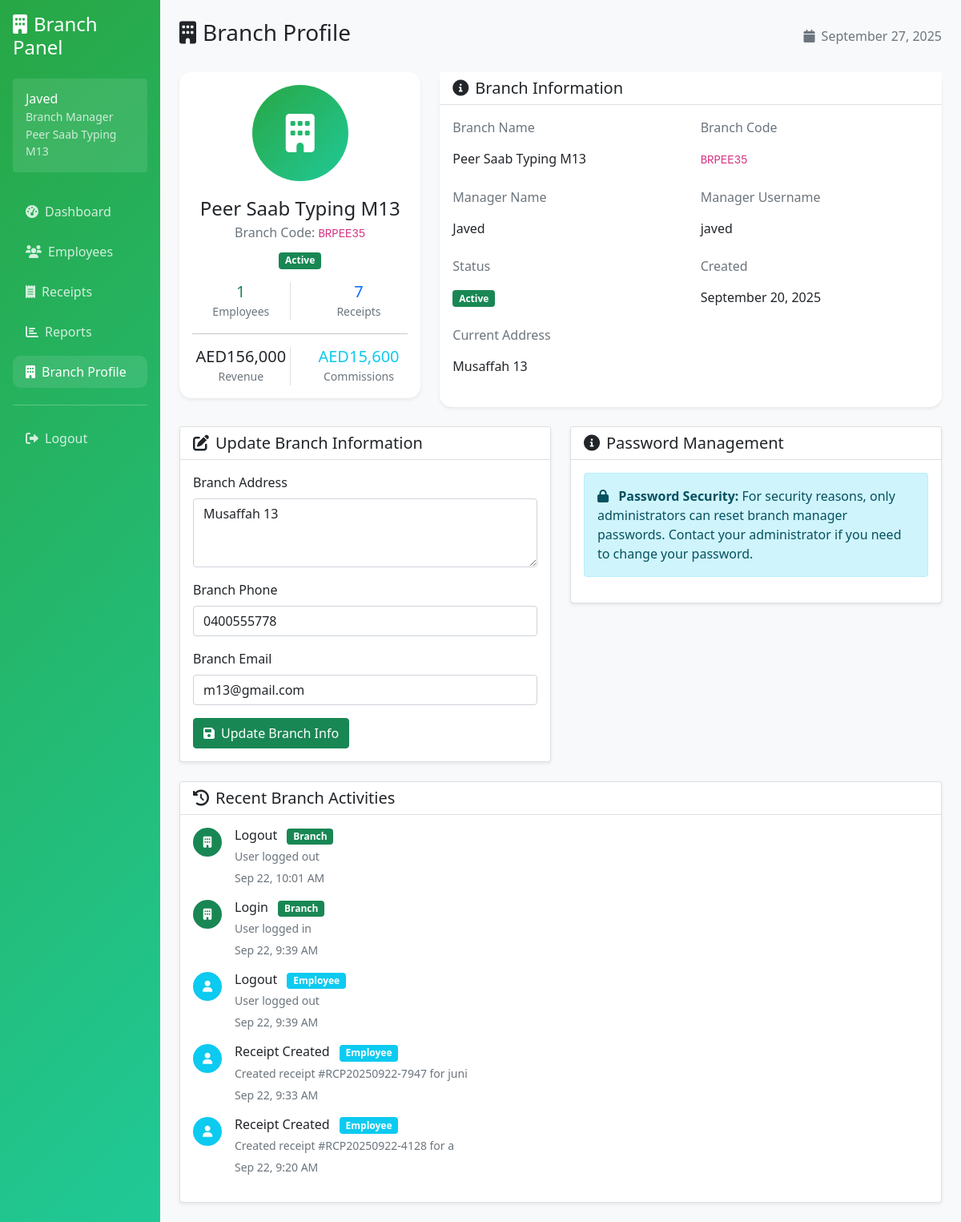
The app's page /branch/profile.php (signed in), older data.
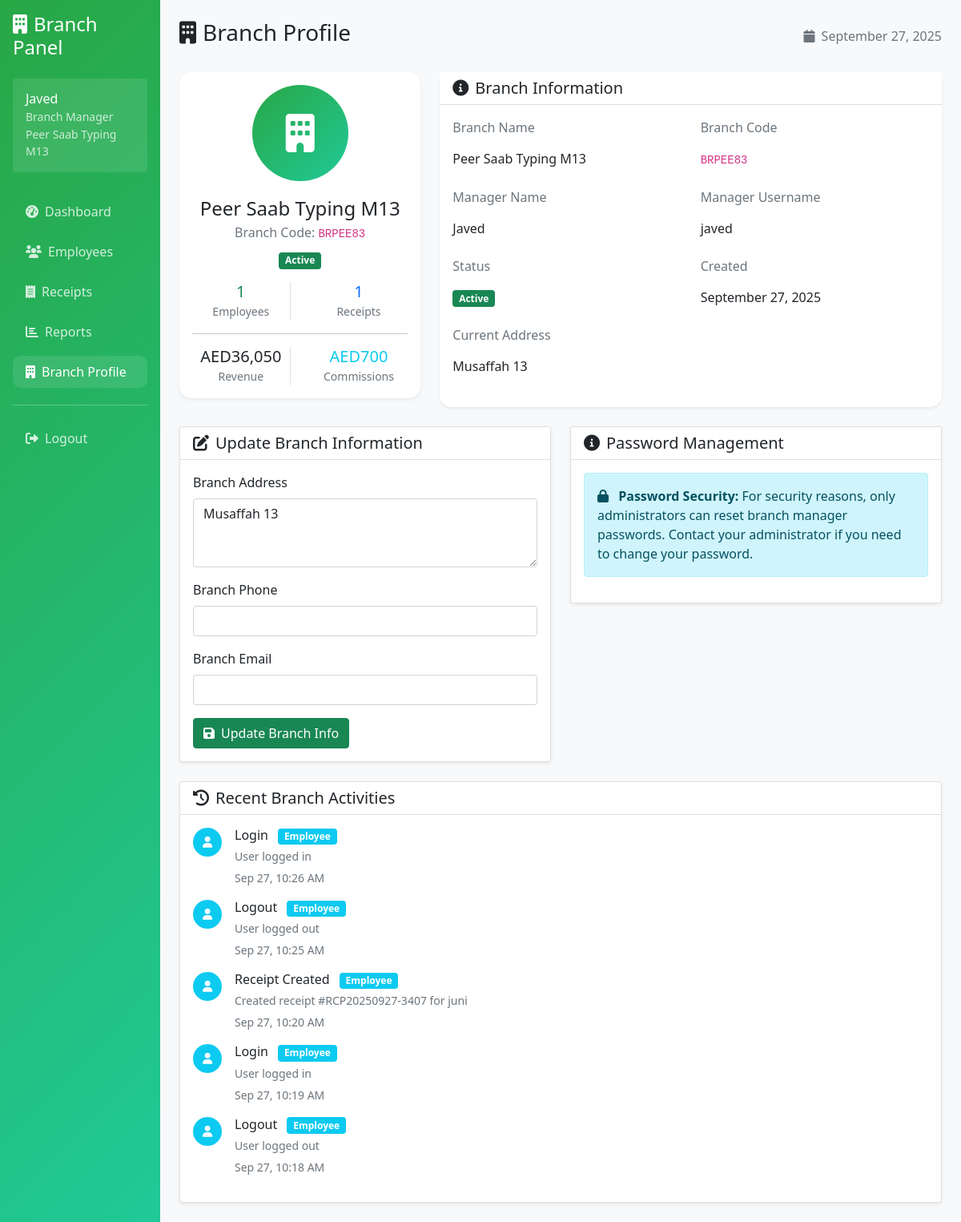
The same page, newer data.
### tables this page shows
CREATE TABLE branches (
            id INTEGER PRIMARY KEY AUTOINCREMENT,
            branch_name VARCHAR(100) NOT NULL,
            branch_code VARCHAR(20) UNIQUE NOT NULL,
            address TEXT,
            phone VARCHAR(20),
            email VARCHAR(100),
            manager_username VARCHAR(50) UNIQUE NOT NULL,
            manager_password VARCHAR(255) NOT NULL,
            manager_full_name VARCHAR(100) NOT NULL,
            status TEXT DEFAULT 'active' CHECK (status IN ('active', 'inactive')),
            created_at DATETIME DEFAULT CURRENT_TIMESTAMP
        );

CREATE TABLE settings (
            id INTEGER PRIMARY KEY AUTOINCREMENT,
            setting_key VARCHAR(100) UNIQUE NOT NULL,
            setting_value TEXT,
            updated_at DATETIME DEFAULT CURRENT_TIMESTAMP
        );

CREATE TABLE activity_logs (
            id INTEGER PRIMARY KEY AUTOINCREMENT,
            user_type TEXT NOT NULL CHECK (user_type IN ('admin', 'branch', 'employee')),
            user_id INTEGER NOT NULL,
            action VARCHAR(100) NOT NULL,
            description TEXT,
            ip_address VARCHAR(45),
            created_at DATETIME DEFAULT CURRENT_TIMESTAMP
        );

### config/database.php (called while the page is built, shortened)
<?php
class Database {
    private $connection;
    public function __construct() {
        $this->db_path = __DIR__ . '/../data/typing_center.db';
        $dir = dirname($this->db_path);
        $this->connection = new PDO("sqlite:" . $this->db_path);
        $this->connection->setAttribute(PDO::ATTR_ERRMODE, PDO::ERRMODE_EXCEPTION);
        $this->connection->exec("PRAGMA foreign_keys = ON");
        $this->createTables();
    }
    public function getConnection() {
        return $this->connection;
    }
    private function createTables() {
        $this->connection->exec($sql);
        $stmt = $this->connection->prepare("SELECT COUNT(*) FROM admin");
        $stmt->execute();
    }
}
?>

### includes/auth.php (called while the page is built, shortened)
<?php
class Auth {
    public function getUserInfo() {
        return [
            'id' => $_SESSION['user_id'] ?? null,
            'type' => $_SESSION['user_type'] ?? null,
            'username' => $_SESSION['username'] ?? null,
            'full_name' => $_SESSION['full_name'] ?? null,
            'branch_id' => $_SESSION['branch_id'] ?? null,
            'branch_name' => $_SESSION['branch_name'] ?? null
        ];
    }
}
?>

### branch/profile.php (the view, shortened to what the changed rows need)
<?php
require_once '../config/database.php';
require_once '../includes/auth.php';
$database = new Database();
$auth = new Auth($database);
$auth->requireRole(['branch']);
$user_info = $auth->getUserInfo();
$db = $database->getConnection();
$stmt = $db->prepare("SELECT * FROM branches WHERE id = ?");
$stmt->execute([$user_info['id']]);
$branch_info = $stmt->fetch(PDO::FETCH_ASSOC);
$stmt = $db->query("SELECT setting_value FROM settings WHERE setting_key = 'currency' LIMIT 1");
$currency_result = $stmt->fetch(PDO::FETCH_ASSOC);
$currency = $currency_result ? $currency_result['setting_value'] : 'USD';
$stmt = $db->prepare("SELECT
    COUNT(DISTINCT e.id) as total_employees,
    COUNT(DISTINCT r.id) as total_receipts,
    COALESCE(SUM(r.total_amount), 0) as total_revenue,
    COALESCE(SUM(r.total_commission), 0) as total_commission
    FROM branches b
    LEFT JOIN employees e ON b.id = e.branch_id AND e.status = 'active'
    LEFT JOIN receipts r ON b.id = r.branch_id
    WHERE b.id = ?");
$stmt->execute([$user_info['id']]);
$stats = $stmt->fetch(PDO::FETCH_ASSOC);
$stmt = $db->prepare("SELECT al.*, e.full_name as user_name
    FROM activity_logs al
    LEFT JOIN employees e ON al.user_type = 'employee' AND al.user_id = e.id
    WHERE (al.user_type = 'branch' AND al.user_id = ?) OR
          (al.user_type = 'employee' AND al.user_id IN (SELECT id FROM employees WHERE branch_id = ?))
    ORDER BY al.created_at DESC LIMIT 5");
$stmt->execute([$user_info['id'], $user_info['id']]);
$recent_activities = $stmt->fetchAll(PDO::FETCH_ASSOC);
?>
<!DOCTYPE html>
<html lang="en">
<head>
    <link href="https://cdn.jsdelivr.net/npm/bootstrap@5.1.3/dist/css/bootstrap.min.css" rel="stylesheet">
    <link href="https://cdnjs.cloudflare.com/ajax/libs/font-awesome/6.0.0/css/all.min.css" rel="stylesheet">
</head>
<body>
    <div class="container-fluid">
        <div class="row">
            <div class="col-md-3 col-lg-2 sidebar p-3">
                <div class="user-info bg-white bg-opacity-10 rounded p-3 mb-4">
                    <div>
                        <h6 class="mb-0"><?= htmlspecialchars($user_info['full_name']) ?></h6>
                        <small class="opacity-75">Branch Manager</small>
                        <div class="small opacity-75"><?= htmlspecialchars($branch_info['branch_name']) ?></div>
                    </div>
                </div>
            </div>
            <div class="col-md-9 col-lg-10 p-4">
                <div class="d-flex justify-content-between align-items-center mb-4">
                    <h1 class="h3"><i class="fas fa-building me-2"></i>Branch Profile</h1>
                </div>
                <div class="row">
                    <div class="col-lg-4 mb-4">
                        <div class="card info-card shadow-sm">
                            <div class="card-body text-center">
                                <div class="profile-avatar">
                                    <i class="fas fa-building"></i>
                                </div>
                                <h4 class="mb-1"><?= htmlspecialchars($branch_info['branch_name']) ?></h4>
                                <p class="text-muted mb-2">Branch Code: <code><?= htmlspecialchars($branch_info['branch_code']) ?></code></p>
                                <p class="text-muted mb-3">
                                    <span class="badge bg-<?= $branch_info['status'] === 'active' ? 'success' : 'danger' ?>">
                                        <?= ucfirst($branch_info['status']) ?>
                                    </span>
                                </p>
                                <div class="row text-center">
                                    <div class="col-6">
                                    </div>
                                    <div class="col-6">
                                        <h5 class="mb-0 text-primary"><?= $stats['total_receipts'] ?></h5>
                                        <small class="text-muted">Receipts</small>
                                    </div>
                                </div>
                                <hr>
                                <div class="row text-center">
                                    <div class="col-6">
                                        <div class="border-end">
                                            <h5 class="mb-0"><?= $currency ?><?= number_format($stats['total_revenue'], 0) ?></h5>
                                            <small class="text-muted">Revenue</small>
                                        </div>
                                    </div>
                                    <div class="col-6">
                                        <h5 class="mb-0 text-info"><?= $currency ?><?= number_format($stats['total_commission'], 0) ?></h5>
                                        <small class="text-muted">Commissions</small>
                                    </div>
                                </div>
                            </div>
                        </div>
                    </div>
                    <div class="col-lg-8 mb-4">
                        <div class="card info-card shadow-sm">
                            <div class="card-body">
                                <div class="row">
                                    <div class="col-md-6 mb-3">
                                        <label class="form-label text-muted">Branch Name</label>
                                        <div class="form-control-plaintext"><?= htmlspecialchars($branch_info['branch_name']) ?></div>
                                    </div>
                                    <div class="col-md-6 mb-3">
                                        <div class="form-control-plaintext"><code><?= htmlspecialchars($branch_info['branch_code']) ?></code></div>
                                    </div>
                                    <div class="col-md-6 mb-3">
                                        <label class="form-label text-muted">Manager Name</label>
                                        <div class="form-control-plaintext"><?= htmlspecialchars($branch_info['manager_full_name']) ?></div>
                                    </div>
                                    <div class="col-md-6 mb-3">
                                        <label class="form-label text-muted">Manager Username</label>
                                        <div class="form-control-plaintext"><?= htmlspecialchars($branch_info['manager_username']) ?></div>
                                    </div>
                                    <div class="col-md-6 mb-3">
                                        <div class="form-control-plaintext">
                                            <span class="badge bg-<?= $branch_info['status'] === 'active' ? 'success' : 'danger' ?>">
                                                <?= ucfirst($branch_info['status']) ?>
                                            </span>
                                        </div>
                                    </div>
                                    <div class="col-md-6 mb-3">
                                        <label class="form-label text-muted">Created</label>
                                        <div class="form-control-plaintext"><?= date('F j, Y', strtotime($branch_info['created_at'])) ?></div>
                                    </div>
                                    <div class="col-12 mb-3">
                                        <label class="form-label text-muted">Current Address</label>
                                        <div class="form-control-plaintext"><?= htmlspecialchars($branch_info['address'] ?: 'Not specified') ?></div>
                                    </div>
                                </div>
                            </div>
                        </div>
                    </div>
                </div>
                <div class="row">
                    <div class="col-lg-6 mb-4">
                        <div class="card shadow-sm">
                            <div class="card-body">
                                <form method="POST">
                                    <div class="mb-3">
                                        <label for="address" class="form-label">Branch Address</label>
                                        <textarea class="form-control" id="address" name="address" rows="3"><?= htmlspecialchars($branch_info['address'] ?? '') ?></textarea>
                                    </div>
                                    <div class="mb-3">
                                        <label for="phone" class="form-label">Branch Phone</label>
                                        <input type="tel" class="form-control" id="phone" name="phone" value="<?= htmlspecialchars($branch_info['phone'] ?? '') ?>">
                                    </div>
                                    <div class="mb-3">
                                        <label for="email" class="form-label">Branch Email</label>
                                        <input type="email" class="form-control" id="email" name="email" value="<?= htmlspecialchars($branch_info['email'] ?? '') ?>">
                                    </div>
                                </form>
                            </div>
                        </div>
                    </div>
                </div>
                <?php if (!empty($recent_activities)): ?>
                    <div class="row">
                        <div class="col-12">
                            <div class="card shadow-sm">
                                <div class="card-body">
                                    <div class="activity-feed">
                                        <?php foreach ($recent_activities as $activity): ?>
                                            <div class="d-flex mb-3">
                                                <div class="flex-shrink-0">
                                                    <div class="avatar bg-<?=
                                                        $activity['user_type'] === 'branch' ? 'success' : 'info'
                                                    ?> text-white rounded-circle d-flex align-items-center justify-content-center" style="width: 36px; height: 36px; font-size: 14px;">
                                                        <i class="fas fa-<?=
                                                            $activity['user_type'] === 'branch' ? 'building' : 'user'
                                                        ?>"></i>
                                                    </div>
                                                </div>
                                                <div class="flex-grow-1 ms-3">
                                                    <h6 class="mb-1">
                                                        <?= htmlspecialchars($activity['action']) ?>
                                                        <span class="badge bg-<?=
                                                            $activity['user_type'] === 'branch' ? 'success' : 'info'
                                                        ?> ms-2">
                                                            <?= ucfirst($activity['user_type']) ?>
                                                        </span>
                                                    </h6>
                                                    <p class="mb-1 small text-muted"><?= htmlspecialchars($activity['description']) ?></p>
                                                    <small class="text-muted">
                                                        <?= date('M j, g:i A', strtotime($activity['created_at'])) ?>
                                                    </small>
                                                </div>
                                            </div>
                                        <?php endforeach; ?>
                                    </div>
                                </div>
                            </div>
                        </div>
                    </div>
                <?php endif; ?>
            </div>
        </div>
    </div>
</body>
</html>

Row changes from the older to the newer data that the page shows:
removed activity_logs: action "Logout", user_type "Branch", description "User logged out", created_at "Sep 22, 10:01 AM"
removed activity_logs: action "Login", user_type "Branch", description "User logged in", created_at "Sep 22, 9:39 AM"
removed activity_logs: action "Logout", user_type "Employee", description "User logged out", created_at "Sep 22, 9:39 AM"
removed activity_logs: action "Receipt Created", user_type "Employee", description "Created receipt #RCP20250922-7947 for juni", created_at "Sep 22, 9:33 AM"
removed activity_logs: action "Receipt Created", user_type "Employee", description "Created receipt #RCP20250922-4128 for a", created_at "Sep 22, 9:20 AM"
changed branches "Peer Saab Typing M13": branch_code "BRPEE35" → "BRPEE83"; created_at "September 20, 2025" → "September 27, 2025"; phone "0400555778" → (not shown); email "m13@gmail.com" → (not shown)
now on this page (row edited): activity_logs: action "Login", user_type "Employee", description "User logged in", created_at "Sep 27, 10:26 AM"
now on this page (row edited): activity_logs: action "Logout", user_type "Employee", description "User logged out", created_at "Sep 27, 10:25 AM"
now on this page (row edited): activity_logs: action "Receipt Created", user_type "Employee", description "Created receipt #RCP20250927-3407 for juni", created_at "Sep 27, 10:20 AM"
now on this page (row edited): activity_logs: action "Login", user_type "Employee", description "User logged in", created_at "Sep 27, 10:19 AM"
now on this page (row edited): activity_logs: action "Logout", user_type "Employee", description "User logged out", created_at "Sep 27, 10:18 AM"
Text that changed along with them:
$stats['total_receipts']: "7" → "1"
$stats['total_revenue']: "156,000" → "36,050"
$stats['total_commission']: "15,600" → "700"
